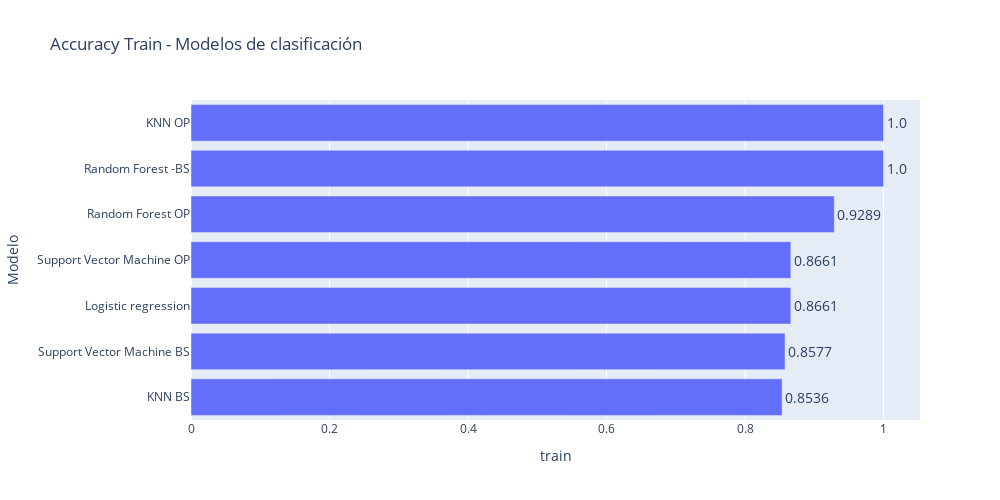

The notebook cell this image was saved under:
### Code cell
fig = px.bar(metricas, x="train", y='Modelo', orientation='h', height=500, width=1000,title="Accuracy Train - Modelos de clasificación",
          text=metricas.train.round(4))   
fig.update_traces(textfont_size=14, textangle=0, textposition="outside", cliponaxis=False)
fig.show()

### Figure 1 — Plotly figure (JSON) as saved in the notebook; plotly's stock layout.template omitted (floating-point values rounded to 4 significant figures)
{"data": [{"alignmentgroup": "True", "cliponaxis": false, "hovertemplate": "train=%{x}<br>Modelo=%{y}<br>text=%{text}<extra></extra>", "legendgroup": "", "marker": {"color": "#636efa", "pattern": {"shape": ""}}, "name": "", "offsetgroup": "", "orientation": "h", "showlegend": false, "text": ["0.8536", "0.8577", "0.8661", "0.8661", "0.9289", "1.0", "1.0"], "textangle": 0, "textfont": {"size": 14}, "textposition": "outside", "type": "bar", "x": [0.8536, 0.8577, 0.8661, 0.8661, 0.9289, 1, 1], "xaxis": "x", "y": ["KNN BS", "Support Vector Machine BS", "Logistic regression", "Support Vector Machine OP", "Random Forest OP", "Random Forest -BS", "KNN OP"], "yaxis": "y"}], "layout": {"barmode": "relative", "height": 500, "legend": {"tracegroupgap": 0}, "title": {"text": "Accuracy Train - Modelos de clasificación"}, "width": 1000, "xaxis": {"anchor": "y", "domain": [0, 1], "title": {"text": "train"}}, "yaxis": {"anchor": "x", "domain": [0, 1], "title": {"text": "Modelo"}}}}
